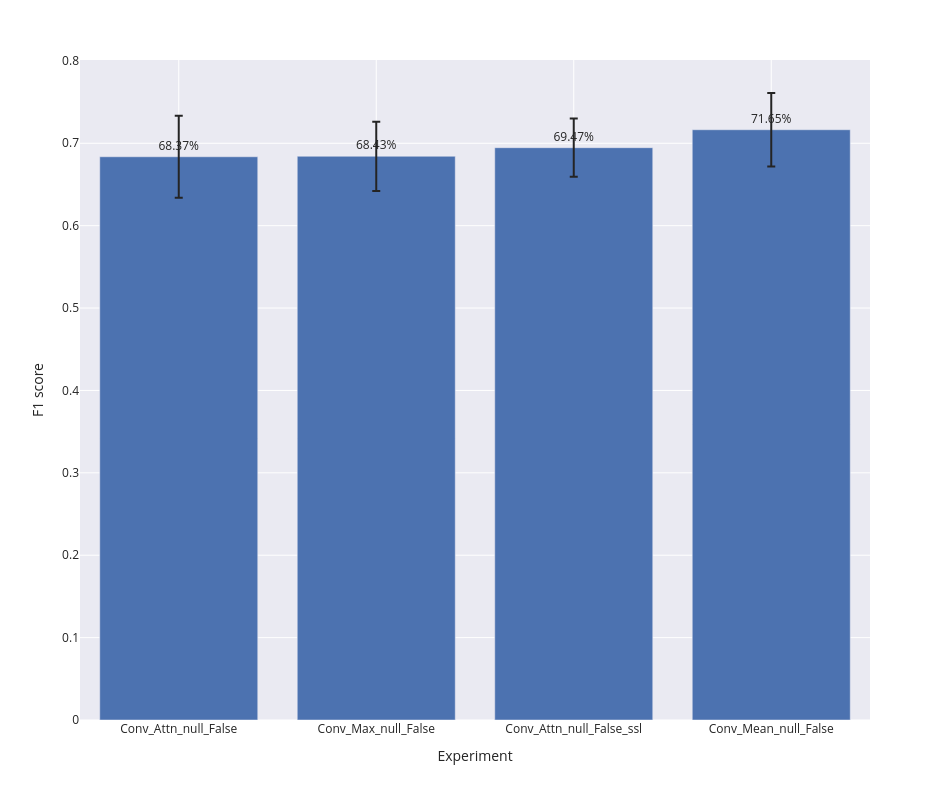

Write notebook code for a chart like this one.
### Code cell
bar_plot(label_wise_metrics_agg, 'f1_score')

### Figure 1 — Plotly figure (JSON) as saved in the notebook; plotly's stock layout.template omitted (floating-point values rounded to 4 significant figures)
{"data": [{"alignmentgroup": "True", "error_y": {"array": [0.04967, 0.04203, 0.03529, 0.04459]}, "hovertemplate": "expr=%{x}<br>f1_score_mean=%{text}<extra></extra>", "legendgroup": "", "marker": {"color": "rgb(76,114,176)", "pattern": {"shape": ""}}, "name": "", "offsetgroup": "", "orientation": "v", "showlegend": false, "text": [0.6837, 0.6843, 0.6947, 0.7165], "textposition": "outside", "texttemplate": "%{text:.2%}", "type": "bar", "x": ["Conv_Attn_null_False", "Conv_Max_null_False", "Conv_Attn_null_False_ssl", "Conv_Mean_null_False"], "xaxis": "x", "y": [0.6837, 0.6843, 0.6947, 0.7165], "yaxis": "y"}], "layout": {"barmode": "group", "height": 800, "legend": {"tracegroupgap": 0}, "margin": {"t": 60}, "width": 950, "xaxis": {"anchor": "y", "domain": [0, 1], "title": {"text": "Experiment"}}, "yaxis": {"anchor": "x", "domain": [0, 1], "title": {"text": "F1 score"}}}}
